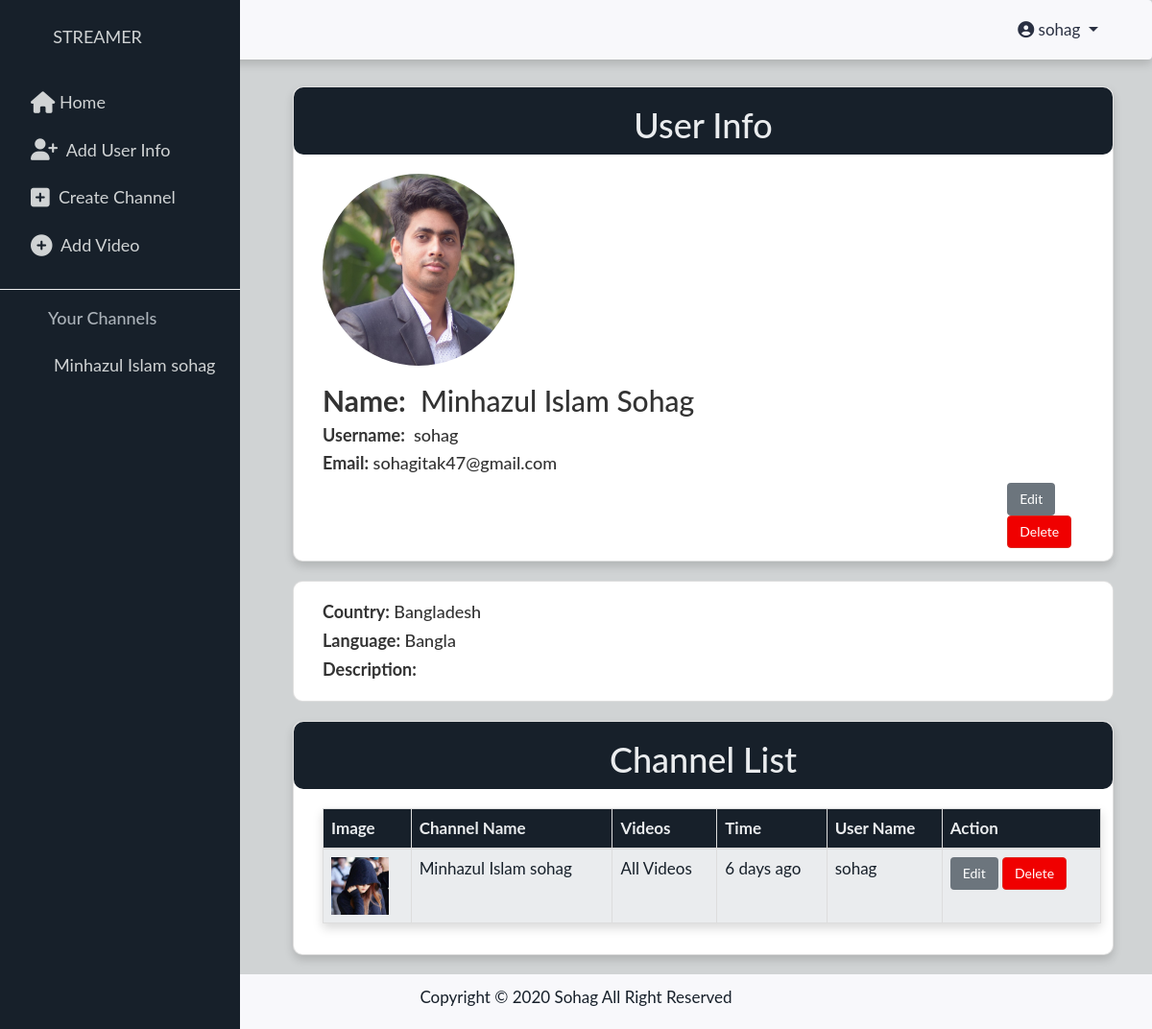
Page /dashboard/ (signed in) on the earlier database version.
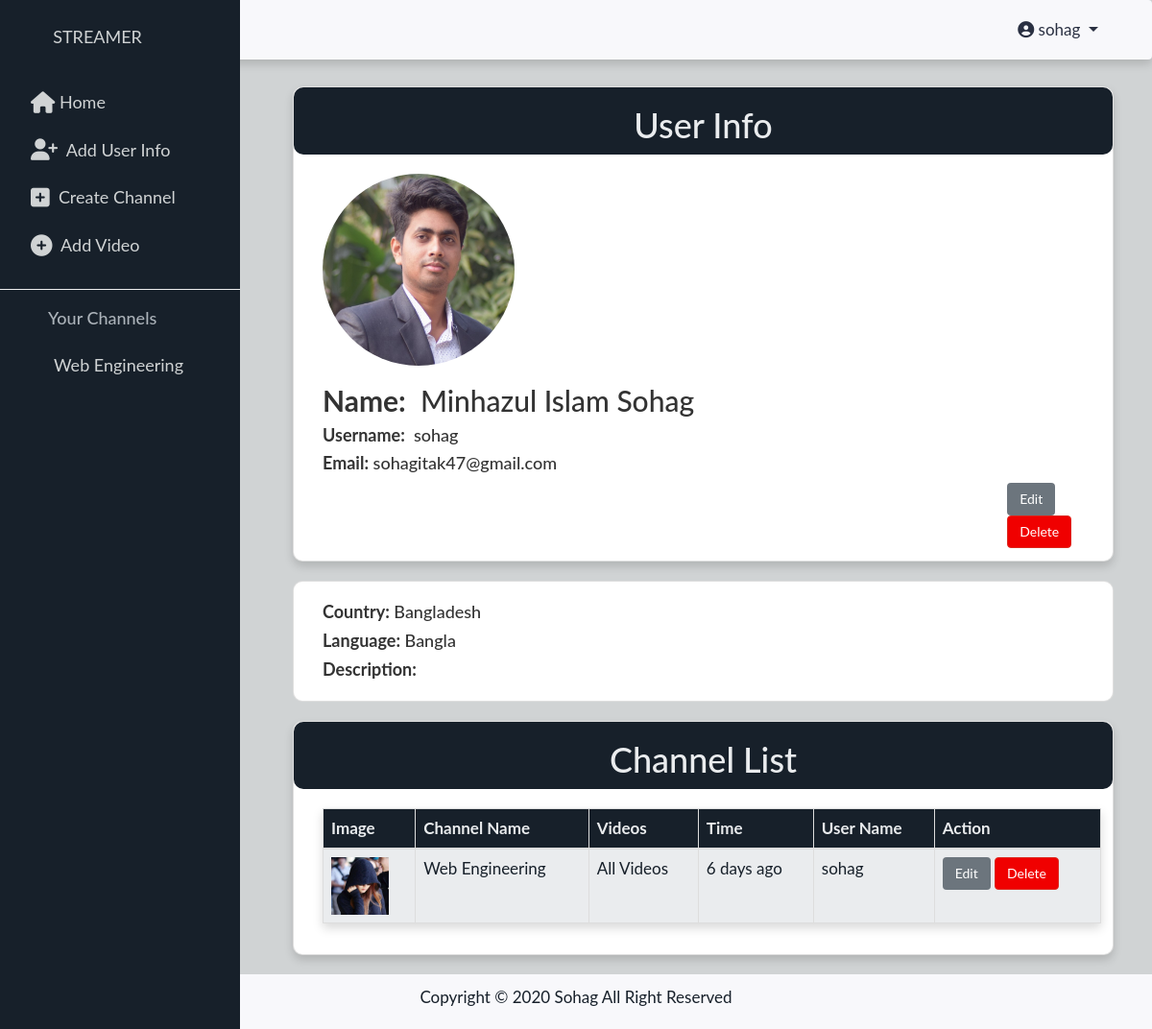
Same page on the later database version.
### dashboard/models.py (models this page shows, shortened)
class ChannelInfo(models.Model):
    name = models.CharField(max_length=250)
    description = models.TextField(blank=True)
    profile_img = models.ImageField(null=True, blank=True, upload_to='images/')
    cover_img = models.ImageField(null=True, blank=True, upload_to='images/')
    created_on = models.DateTimeField(auto_now=False, auto_now_add=True)
    user_name = models.ForeignKey(User, on_delete=models.CASCADE)
    subscribe = models.ManyToManyField(
        User, blank=True, related_name='subscribe_channel')

### dashboard/views.py (the view)
# urls.py: path('', views.dashboard_home, name='dashboard'),
@login_required
def dashboard_home(request):
    channel_name = ChannelInfo.objects.filter(user_name=request.user)
    user_extra = ExtraUserInfo.objects.filter(user_info=request.user)
    context = {
        'channel_name': channel_name,
        'user_extra': user_extra
    }
    return render(request, 'dashboard/dashboard_home.html', context)

### templates/dashboard/dashboard_home.html (shortened to what this page needs)
{% extends 'dashboard_base.html' %} {% load humanize %}  {% block content %}
<div class="container-fluid main_content">
  <div class="row">
    <div class="col-xl">
      <div class="card shadow">
        <div class="card-title">
          <h1>User Info</h1>
        </div>
        <div class="card-body">
          {% for data in user_extra %}
          <img
            class="img-circle profile_pic_user"
            src="{{ data.profile_img.url }}"
          />
          {% endfor %}
          <h2><b>Name:</b>&nbsp; {{ user.get_full_name }}</h2>
          <h4><b>Username:</b>&nbsp; {{ user.get_username }}</h4>
          <h4><b>Email:</b>&nbsp;{{ user.email }}</h4>
          <div style="padding-left: 88%">
            {% for data in user_extra %}
            <a
              type="button"
              value="Edit"
              class="btn btn-secondary"
              href="{% url 'edit_user_extra_info' pk=data.pk %}"
              style="margin: auto"
            >
              Edit
            </a>
            <a
              type="button"
              value="Delete"
              class="btn btn-danger"
              href="{% url 'delete_user_extra_info' pk=data.pk %}"
              style="margin: auto"
            >
              Delete
            </a>
            {% endfor %}
          </div>
        </div>
      </div>
    </div>
  </div>
  <div class="row">
    <div class="col-xl">
      <div class="card">
        <div class="card-body">
          {% for data in user_extra %}
          <h4><b>Country:</b>&nbsp;{{ data.country }}</h4>
          <h4><b>Language:</b>&nbsp;{{ data.language }}</h4>
          <h4><b>Description:</b>&nbsp;{{ data.description }}</h4>
          {% endfor %}
        </div>
      </div>
    </div>
  </div>
  <div class="row">
    <div class="col-xl">
      <div class="card shadow">
        <div class="card-title">
          <h1>Channel List</h1>
        </div>
        <div class="card-body">
          <table class="table shadow table-hover table-bordered">
            <thead>
              <tr>
                <th>Image</th>
                <th>Channel Name</th>
                <th>Videos</th>
                <th>Time</th>
                <th>User Name</th>
                <th>Action</th>
              </tr>
            </thead>
            <tbody>
              {% for data in channel_name %}
              <tr>
                <td>
                  <img class="profile_pic" src="{{ data.profile_img.url }}" />
                </td>
                <td>
                  <a
                    class="channel_name_style"
                    href="{% url 'channel_detail' pk=data.pk %}"
                    >{{ data.name }}</a
                  >
                </td>
                <td><a href="{% url 'allvideos_list' %}">All Videos</a></td>
                <td>{{ data.created_on|naturaltime }}</td>
                <td>{{ data.user_name }}</td>
                <td>
                  <a
                    type="button"
                    value="Edit"
                    class="btn btn-secondary"
                    href="{% url 'edit_channel' pk=data.pk %}"
                    style="margin: auto"
                  >
                    Edit
                  </a>
                  <a
                    type="button"
                    value="Delete"
                    class="btn btn-danger"
                    href="{% url 'delete_channel' pk=data.pk %}"
                    style="margin: auto"
                  >
                    Delete
                  </a>
                </td>
              </tr>
              {% endfor %}
            </tbody>
          </table>
        </div>
      </div>
    </div>
  </div>
</div>
{% endblock content %}

### templates/dashboard_base.html (shortened to what this page needs)
{% load static %}
<!DOCTYPE html>
<html lang="en">
  <head>
    <link
      rel="stylesheet"
      href='{% static  "./assets/bootstrap/css/bootstrap.min.css" %}'
    />
    <link
      rel="stylesheet"
      href='{% static "./assets/bootstrap/css/Bootsrap-css.css" %}'
    />
    <link
      rel="stylesheet"
      href="https://cdnjs.cloudflare.com/ajax/libs/bootstrap-social/5.1.1/bootstrap-social.css"
    />
    <link rel="stylesheet" href="https://maxcdn.bootstrapcdn.com/bootstrap/3.4.1/css/bootstrap.min.css">
    <link rel="stylesheet" href="{% static "./css/base.css" %}">
  </head>
  <body>
    {% if user.is_authenticated %}
      <nav
        class="navbar navbar-expand-sm shadow fixed-top"
        id="mainNav">
        <div class="container-fluid">
          <div id="mySidenav" class="sidenav">
            <div class="row">
              <div class="navbar_icon">
                <a href="{% url 'home' %}">
                    &nbsp; Streamer
                </a>
              </div>
            </div>
            <br>
            <button class="sidebar-btn">
              <a href="{% url 'dashboard' %}"><i class="fa fa-home fa-lg" aria-hidden="true"></i>&nbsp;Home </a>
            </button>
            <button class="sidebar-btn">
              <a href="{% url 'create_user_extra_info' %}"><i class="fa  fa-user-plus fa-lg" aria-hidden="true"></i>&nbsp; Add User Info</a>
            </button>
            <button class="sidebar-btn">
              <a href="{% url 'create_channel' %}"><i class="fa fa-plus-square fa-lg" aria-hidden="true"></i>&nbsp; Create Channel</a>
            </button>
            <button class="sidebar-btn">
              <a href="{% url 'create_video' %}"><i class="fa  fa-plus-circle fa-lg" aria-hidden="true"></i>&nbsp; Add Video</a>
            </button>
            <hr>
            <h5 style="padding-left: 50px; color: #abb2b9; font-size: 18px; ">Your Channels</h5>
            <ul class="subscriptionsstyle">
              {% for data in channel_name %}
              <li><a href="{% url 'channel_detail' pk=data.pk %}">{{ data.name }}</a></li>
              {% endfor %}
          </ul>
          </div>
            <div class="navbar-nav ml-auto row">
            <div class="nav-item col col-md col-xl">
              <ul class="navbar-nav ml-auto">
                <li class="nav-item dropdown">
                  <a
                  class="nav-link dropdown-toggle"
                  href="#"
                  id="userMenu"
                  data-toggle="dropdown"
                  aria-haspopup="true"
                  aria-expanded="false"
                >
                <i class="fa fa-user-circle" aria-hidden="true"></i>
                {{ user.username }}
                </a>
                </li>
              </ul>
            </div>
            </div>
          </div>
      </nav>
      {% block content %}
      {% endblock content %}
      <footer class="py-3 footer" style="margin-top: 0px">
        <p class="text-center" style="margin-top: 2px;">
          Copyright &copy; 2020 Sohag All Right Reserved
        </p>
      </footer>
    {% endif %}
  </body>
</html>

Differences in the rows shown:
changed ChannelInfo "sohag": name "Minhazul Islam sohag" → "Web Engineering"
